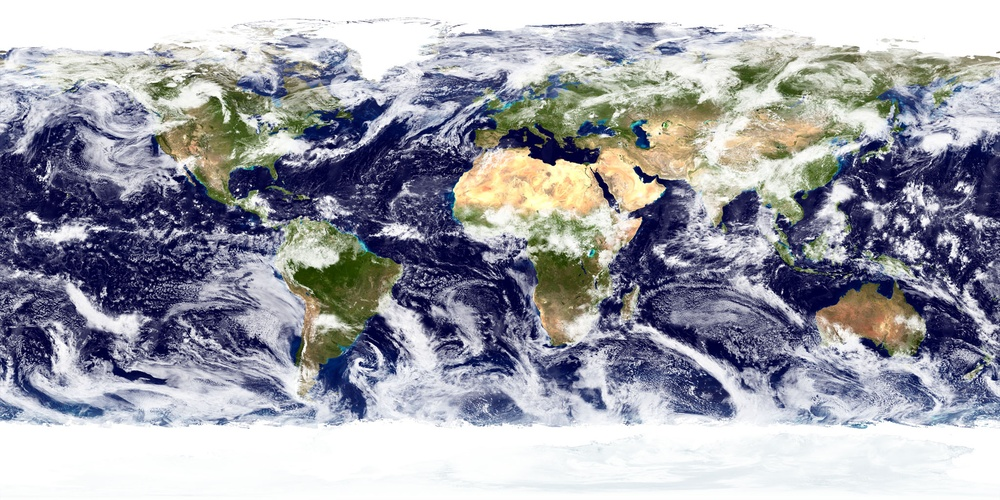
%> input picture Misc/data/NASABlueMarble.jpg, 1000 x 500 px, shrunk from 2048 x 1024 before the run
$ octave --eval "result = plotMapOnEllipsoid;"   (GNU Octave 9; MATLAB toolbox functions it lacks are replaced by stand-ins)
%> lines starting %> are read from the running program, lines starting %| are printed output that depends on the picture
### Coordinate Systems/ellips2Cart.m
function cartPoints=ellips2Cart(points,a,f)
%%ELLIPS2CART Convert ellipsoidal coordinates to ECEF Cartesian
%             coordinates.
%
%INPUTS:    points  One or more points given in geodetic latitude and
%                   longitude, in radians, and height, in meters that are
%                   to be converted to Cartesian coordinates. To convert
%                   N points, points is a 3XN matrix with each column
%                   having the format [latitude;longitude; height].
%           a       The semi-major axis of the reference ellipsoid. If
%                   this argument is omitted, the value in
%                   Constants.WGS84SemiMajorAxis is used.
%           f       The flattening factor of the reference ellipsoid. If
%                   this argument is omitted, the value in
%                   Constants.WGS84Flattening is used.
%
%OUTPUTS:   cartPoints For N points, cartPoints is a 3XN matrix of the
%                      converted points with each column having the format
%                      [x;y;z].
%
%The conversions are mentioned in the paper "Simulating Aerial Targets in
%3D Accounting for the Earth's Curvature" by David F. Crouse.
%
%September 2013 David F. Crouse, Naval Research Laboratory, Washington D.C.
%(UNCLASSIFIED) DISTRIBUTION STATEMENT A. Approved for public release.

if(nargin<3)
    f=Constants.WGS84Flattening;
end

if(nargin<2)
    a=Constants.WGS84SemiMajorAxis;
end

%The geodetic latitudes
phi=points(1,:);
%The longitudes
lambda=points(2,:);
%The altitudes
h=points(3,:);

sinP=sin(phi);
cosP=cos(phi);
sinL=sin(lambda);
cosL=cos(lambda);

%The square of the first numerical eccentricity
e2=2*f-f^2;
%The normal radii of curvature.
Ne=a./sqrt(1-e2*sinP.^2);

x=(Ne+h).*cosP.*cosL;
y=(Ne+h).*cosP.*sinL;
z=(Ne*(1-e2)+h).*sinP;

cartPoints=[x;y;z];
end

%LICENSE:
%
%The source code is in the public domain and not licensed or under
%copyright. The information and software may be used freely by the public.
%As required by 17 U.S.C. 403, third parties producing copyrighted works
%consisting predominantly of the material produced by U.S. government
%agencies must provide notice with such work(s) identifying the U.S.
%Government material incorporated and stating that such material is not
%subject to copyright protection.
%
%Derived works shall not identify themselves in a manner that implies an
%endorsement by or an affiliation with the Naval Research Laboratory.
%
%RECIPIENT BEARS ALL RISK RELATING TO QUALITY AND PERFORMANCE OF THE
%SOFTWARE AND ANY RELATED MATERIALS, AND AGREES TO INDEMNIFY THE NAVAL
%RESEARCH LABORATORY FOR ALL THIRD-PARTY CLAIMS RESULTING FROM THE ACTIONS
%OF RECIPIENT IN THE USE OF THE SOFTWARE.

### Misc/plotMapOnEllipsoid.m
function h=plotMapOnEllipsoid(path2Map,a,f)
%PLOTMAPONELLIPSOID  Plot a map image, where the pixels are given in terms
%                    of an equirectangular projection, on an ellipsoidal
%                    Earth with a black background. This can be useful for
%                    plotting target trajectories on a 3D Earth.
%
%INPUTS: path2Map  A string with the path to the mapfile to load. This
%                  should be an image file format that the imread command
%                  can read, such as .png or .jpg. It should also be an
%                  equirectangular projection. That is, each pixel has a
%                  constant width in latitude and longitude. If this
%                  parameter is omitted or an empty matrix is passed, then
%                  the file ./data/NASABlueMarble.jpg is used, where .
%                  refers to the directory of this file.
%           a      The semi-major axis of the reference ellipsoid. If
%                  this argument is omitted, the value in
%                  Constants.WGS84SemiMajorAxis is used.
%           f      The flattening factor of the reference ellipsoid. If
%                  this argument is omitted, the value in
%                  Constants.WGS84Flattening is used.
%
%OUTPUTS:  h      The handle to the surfaceplot object created.
%
%This function turns the axes off when plotting and sets the scaling to
%equal.
%
%October 2014 David F. Crouse, Naval Research Laboratory, Washington D.C.
%(UNCLASSIFIED) DISTRIBUTION STATEMENT A. Approved for public release.

if(nargin<3)
    f=Constants.WGS84Flattening;
end

if(nargin<2)
    a=Constants.WGS84SemiMajorAxis;
end

if(nargin<1||isempty(path2Map))
    ScriptPath=mfilename('fullpath');
    ScriptFolder = fileparts(ScriptPath);
    path2Map=[ScriptFolder,'/data/NASABlueMarble.jpg'];
end

%Read in the map, converting the values to doubles.
theImage = imread(path2Map);
%> theImage is the input picture: size 500x1000x3 uint8; mean R, G, B 159.7, 161.2, 170.7
theImage=flipud(theImage);
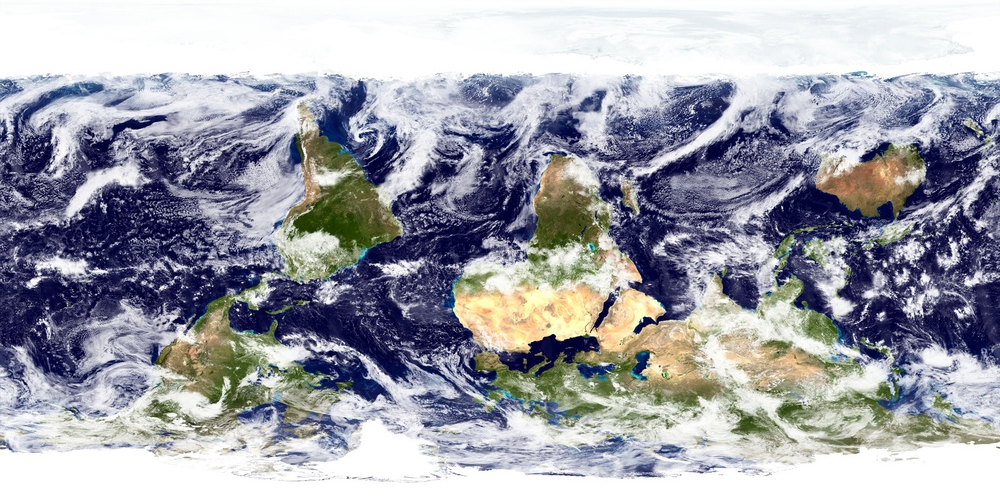
%> theImage: size 500x1000x3 uint8; mean R, G, B 159.7, 161.2, 170.7; mean of the top-left, top-right, bottom-left and bottom-right quarters 168.3, 165.4, 152.2, 169.6

%For plotting, the image data should be doubles whose values are between 0
%and 1. If theImage is not a bunch of floats or doubles but rather is a
%bunch of integer values, then they should be converted and normalized.
if(isa(theImage,'integer'))
    theImage = double(theImage)/double(intmax(class(theImage)));
%> theImage: size 500x1000x3 double
else%This is in case it is singles, not doubles.
    theImage = double(theImage);
end

numLat=size(theImage,1);
%> numLat = 500
numLon=size(theImage,2);
%> numLon = 1000

latPoints = linspace(-pi/2, pi/2, numLat);
%> latPoints = 500 values from -1.57 to 1.57
lonPoints = linspace(-pi, pi, numLon);
%> lonPoints = 1000 values from -3.14 to 3.14
[lonGrid, latGrid] = meshgrid(lonPoints, latPoints);
clear latPoints lonPoints
numPoints=length(lonGrid(:));
%> numPoints = 500000

cartPoints=ellips2Cart([latGrid(:)';lonGrid(:)';zeros(1,numPoints)],a,f);
%> `result = plotMapOnEllipsoid;`:
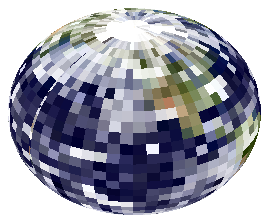
%> figure redrawn from the program's plot data
clear latGrid lonGrid
x=reshape(cartPoints(1,:),numLat,numLon);
y=reshape(cartPoints(2,:),numLat,numLon);
z=reshape(cartPoints(3,:),numLat,numLon);

%Plot the image
h=surf(x,y,z,'CData',theImage,'EdgeColor','none','CDataMapping','direct');
%Get rid of the axes (which would also block the black background)
axis('off');
%Make the axes equal to eliminate distortion.
axis('equal');
%Make the background black.
set(gcf, 'Color','k');

end

%LICENSE:
%
%The source code is in the public domain and not licensed or under
%copyright. The information and software may be used freely by the public.
%As required by 17 U.S.C. 403, third parties producing copyrighted works
%consisting predominantly of the material produced by U.S. government
%agencies must provide notice with such work(s) identifying the U.S.
%Government material incorporated and stating that such material is not
%subject to copyright protection.
%
%Derived works shall not identify themselves in a manner that implies an
%endorsement by or an affiliation with the Naval Research Laboratory.
%
%RECIPIENT BEARS ALL RISK RELATING TO QUALITY AND PERFORMANCE OF THE
%SOFTWARE AND ANY RELATED MATERIALS, AND AGREES TO INDEMNIFY THE NAVAL
%RESEARCH LABORATORY FOR ALL THIRD-PARTY CLAIMS RESULTING FROM THE ACTIONS
%OF RECIPIENT IN THE USE OF THE SOFTWARE.
